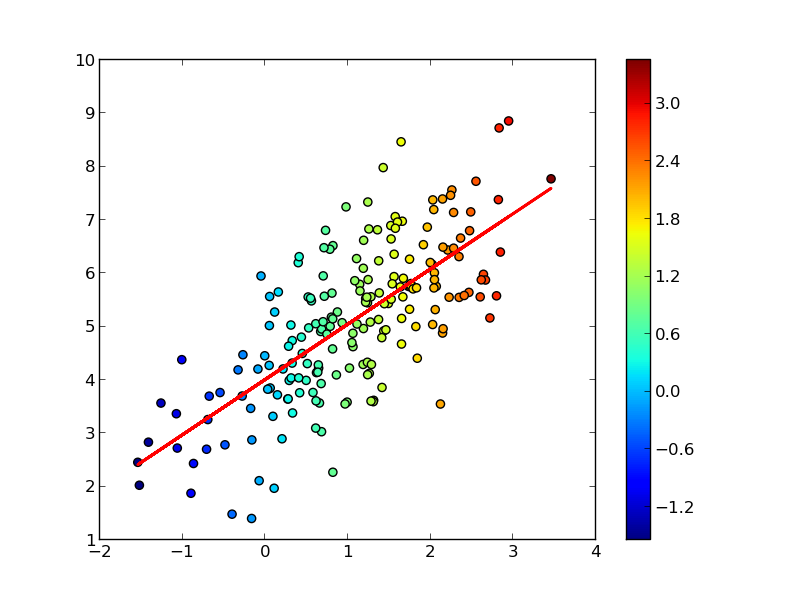

The Python source for this figure:
import numpy as np
import matplotlib.pyplot as plt
from sklearn import linear_model

array = np.genfromtxt("source.csv", delimiter=",")

X = array[:, 0:1]
Y = array[:, 1]

regr = linear_model.LinearRegression()
regr.fit(X, Y)

print 'Coefficients: %f' % regr.coef_
print 'Residual sum of squares: %f' % np.mean((regr.predict(X) - Y) ** 2)
print 'Variance score %f' % regr.score(X, Y)

plt.scatter(X, Y, c=X, s=35)
plt.colorbar()

plt.plot(X, regr.predict(X), color = 'red', linewidth = 2)

plt.savefig("readfromtxt2.png")
